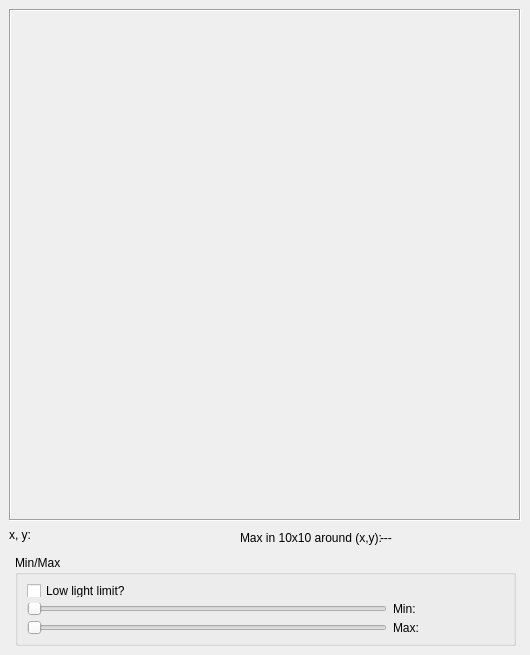
   <widget class="QWidget" name="Image">
    <attribute name="title">
     <string>Image</string>
    </attribute>
    <widget class="QLabel" name="labelDisplay">
     <property name="enabled">
      <bool>true</bool>
     </property>
     <property name="geometry">
      <rect>
       <x>9</x>
       <y>9</y>
       <width>512</width>
       <height>512</height>
      </rect>
     </property>
     <property name="sizePolicy">
      <sizepolicy hsizetype="Fixed" vsizetype="Fixed">
       <horstretch>0</horstretch>
       <verstretch>0</verstretch>
      </sizepolicy>
     </property>
     <property name="minimumSize">
      <size>
       <width>512</width>
       <height>512</height>
      </size>
     </property>
     <property name="maximumSize">
      <size>
       <width>512</width>
       <height>512</height>
      </size>
     </property>
     <property name="frameShape">
      <enum>QFrame::Box</enum>
     </property>
     <property name="frameShadow">
      <enum>QFrame::Sunken</enum>
     </property>
     <property name="text">
      <string/>
     </property>
    </widget>
    <widget class="QLabel" name="label_xy">
     <property name="geometry">
      <rect>
       <x>9</x>
       <y>527</y>
       <width>221</width>
       <height>16</height>
      </rect>
     </property>
     <property name="maximumSize">
      <size>
       <width>16777215</width>
       <height>20</height>
      </size>
     </property>
     <property name="text">
      <string>x, y: </string>
     </property>
    </widget>
    <widget class="QGroupBox" name="groupBox_5">
     <property name="geometry">
      <rect>
       <x>15</x>
       <y>555</y>
       <width>501</width>
       <height>91</height>
      </rect>
     </property>
     <property name="minimumSize">
      <size>
       <width>0</width>
       <height>50</height>
      </size>
     </property>
     <property name="title">
      <string>Min/Max</string>
     </property>
     <layout class="QFormLayout" name="formLayout_2">
      <item row="1" column="0">
       <widget class="QSlider" name="horizontalSlider_min">
        <property name="minimumSize">
         <size>
          <width>360</width>
          <height>0</height>
         </size>
        </property>
        <property name="orientation">
         <enum>Qt::Horizontal</enum>
        </property>
       </widget>
      </item>
      <item row="3" column="0">
       <widget class="QSlider" name="horizontalSlider_max">
        <property name="minimumSize">
         <size>
          <width>360</width>
          <height>0</height>
         </size>
        </property>
        <property name="orientation">
         <enum>Qt::Horizontal</enum>
        </property>
       </widget>
      </item>
      <item row="1" column="1">
       <widget class="QLabel" name="label_minSlider">
        <property name="maximumSize">
         <size>
          <width>80</width>
          <height>16777215</height>
         </size>
        </property>
        <property name="text">
         <string>Min: </string>
        </property>
       </widget>
      </item>
      <item row="3" column="1">
       <widget class="QLabel" name="label_maxSlider">
        <property name="maximumSize">
         <size>
          <width>80</width>
          <height>16777215</height>
         </size>
        </property>
        <property name="text">
         <string>Max: </string>
        </property>
       </widget>
      </item>
      <item row="0" column="0">
       <widget class="QCheckBox" name="checkBox_lowLight">
        <property name="text">
         <string>Low light limit?</string>
        </property>
       </widget>
      </item>
     </layout>
    </widget>
    <widget class="QLabel" name="label_xyArea_">
     <property name="geometry">
      <rect>
       <x>240</x>
       <y>530</y>
       <width>141</width>
       <height>16</height>
      </rect>
     </property>
     <property name="text">
      <string>Max in 10x10 around (x,y): </string>
     </property>
    </widget>
    <widget class="QLabel" name="label_xyArea">
     <property name="geometry">
      <rect>
       <x>380</x>
       <y>530</y>
       <width>141</width>
       <height>16</height>
      </rect>
     </property>
     <property name="text">
      <string>---</string>
     </property>
    </widget>
   </widget>
